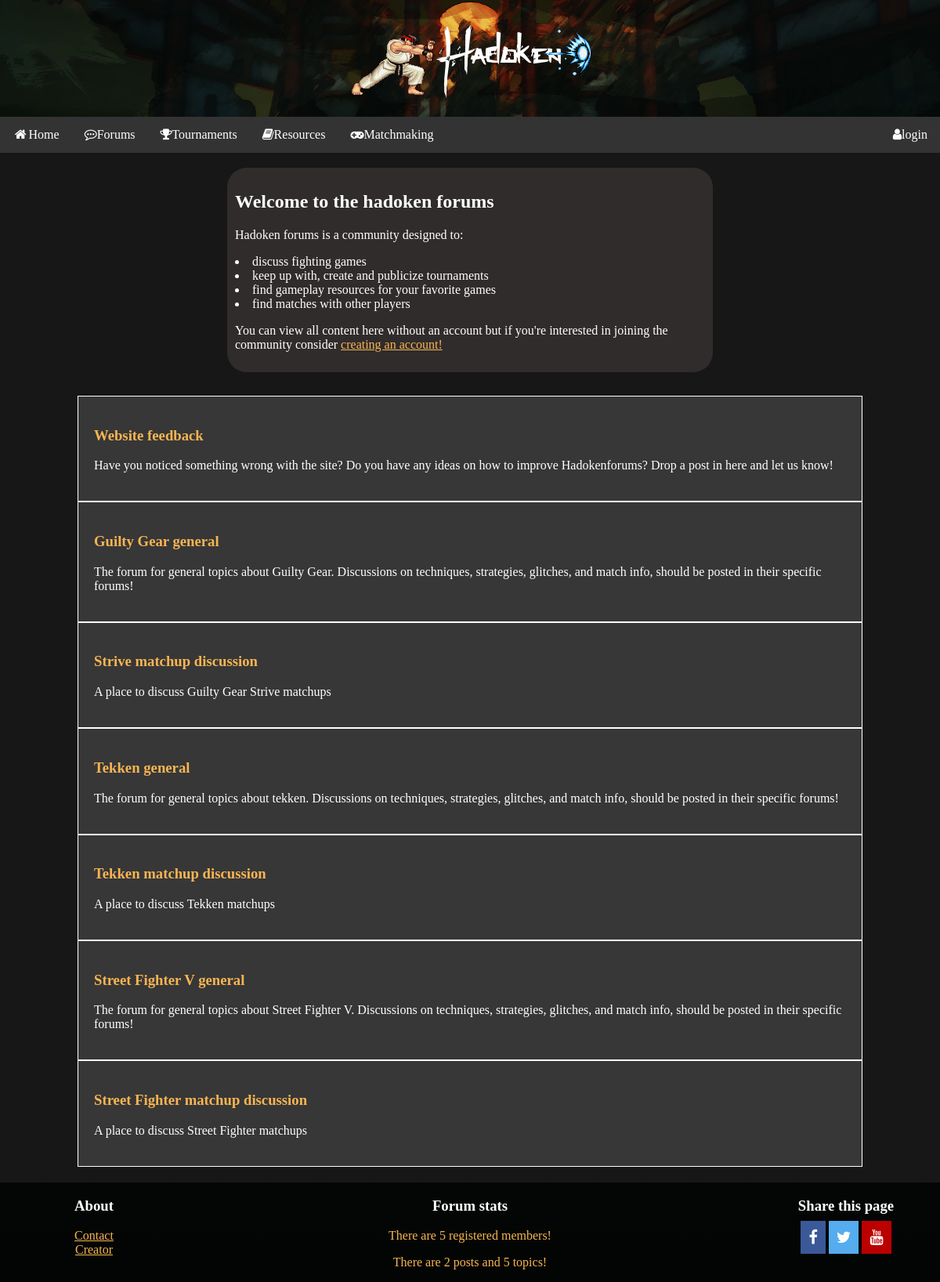
The app's page /forums/forums.php with its own data.
### tables this page shows
CREATE TABLE `category` (
  `Categoryid` int(11) NOT NULL,
  `title` varchar(255) DEFAULT NULL,
  `description` varchar(8000) DEFAULT NULL
);

### forums/forums.php (the view, shortened to what this page needs)
<html>
    <head>
        <link rel="stylesheet" href="../css/homestyle.css?t=<?php echo round(microtime(true)*1000);?>">
        <link rel="stylesheet" href="../css/forums.css?t=<?php echo round(microtime(true)*1000);?>">
        <link rel="stylesheet" href="https://cdnjs.cloudflare.com/ajax/libs/font-awesome/4.7.0/css/font-awesome.min.css">
    </head>
    <body>
    <?php
				$mydb = new mysqli(SERVER, UTENTE, PASSWORD, DATABASE);
				$query1 = "SELECT COUNT(Accountid) AS num_account FROM account";
				$risultato1 = $mydb->query($query1);
                $query2 = "SELECT Categoryid, title, description FROM category";
                $risultato2 = $mydb->query($query2);
                $querypost = "SELECT
                (SELECT count(Postid) FROM posts ) AS Count1,
                (SELECT count(Topicid) FROM topics ) AS Count2
              FROM posts, topics LIMIT 0,1";
                $risultatopost = $mydb->query($querypost);
			?>
    <div class="header">
        <img id="img" src="../img/hadokenlogo.png" value="PLAY"  onclick="play()">
    </div>
    <nav class="navbar">
        <ul>
            <li><a href="../index.php"><i class="fa fa-fw fa-home"></i>Home</a></li>
            <li><a href="forums.php"><i class="fa fa-commenting-o"></i>Forums</a></li>
            <li class="dropdown">
                <a href="javascript:void(0)" class="dropbtn"><i class="fa fa-trophy" ></i>Tournaments</a>
            </li>
            <li class="dropdown">
                <a href="javascript:void(0)" class="dropbtn"><i class="fa fa-book"></i>Resources</a>
            </li>
            <li class="dropdown">
                <a href="javascript:void(0)" class="dropbtn"><i class="fa fa-gamepad"></i>Matchmaking</a>
            </li>
            <?php
            if(isset($_SESSION["username"])){
                ?><li style="float:right"><a href='../account.php?id=<?php echo $_SESSION["username"]?>'><i class="fa fa-user"></i><?php echo $_SESSION["username"]?></a>
            <?php
            }else{
                ?><li style="float:right"><a onclick="document.getElementById('id01').style.display='block'" style="width:auto;"><i class="fa fa-user"></i>login</a>
                <?php
            }
            ?>
        </ul>
    </nav>
    <div class="bodyinner">
        <div class="welcome_text">
        <h2>Welcome to the hadoken forums</h2>
            <p>Hadoken forums is a community designed to: </p>
                <li>discuss fighting games</li><br>
                <li>keep up with, create and publicize tournaments</li><br>
                <li>find gameplay resources for your favorite games</li><br>
                <li>find matches with other players</li><br>
            <p>You can view all content here without an account but if you're interested in joining the community consider <a href="../register.php">creating an account!</a></p>
        </div>
        <?php
            if(!$risultato2)
            {
                echo 'The categories could not be displayed, please try again later.';
            }
            else
            {
                    while($row = $risultato2->fetch_assoc())
                    {
                        echo '<div id=category?=' . $row['Categoryid'] . ' class="category_summary">
                                <div class="category_info">
                                <div class="category_title">
                                    <h3><a href="category.php?id=' . $row['Categoryid'] . '">' . $row['title'] . '</a></h3>';
                                echo '</div>
                                <div class="category_description">
                                    <p>' . $row['description'] . '</p>';
                                echo '</div>
                                </div>
                                </div>
                            <div style="clear:both;"></div>';
                    }
                }
        ?>
    </div>
    <div class="footer">
        <div class="about">
            <H3>About</H3>
            <a href="">Contact</a><br>
            <a href="">Creator</a>
        </div>
        <div class="stats">
            <H3>Forum stats</H3>
            <?php
				while($row=$risultato1->fetch_assoc()){
					echo '<p>There are '.$row["num_account"].' registered members!</p>';
				}
			?>
            <?php
				while($row=$risultatopost->fetch_assoc()){
					echo '<p>There are '.$row["Count1"] .' posts and '.$row["Count2"] .' topics!</p>';
				}
			?>
        </div>
        <div class="share">
            <H3>Share this page</H3>
            <div class="icon-bar">
                <a href="https://www.facebook.com" class="facebook"><i class="fa fa-facebook"></i></a>
                <a href="https://twitter.com" class="twitter"><i class="fa fa-twitter"></i></a>
                <a href="https://www.youtube.com" class="youtube"><i class="fa fa-youtube"></i></a>
            </div>
        </div>
    </div>
    </body>
</html>

### css/homestyle.css (style rules this page uses)
body { margin: 0; background-image: linear-gradient(#0C1613,#030504); background-size: 100%; background-repeat: no-repeat; background-position: top; }
.bodyinner { background-color: #171717; padding-top: 4px; padding-bottom: 20px; }
.header { margin: 0; text-align: center; background-image: url("../img/Dojo.jpg"); background-size: 100% 100% ; background-repeat: no-repeat; }
ul { list-style-type: none; margin: 0; padding: 0; overflow: hidden; background-color: #333; }
.navbar { position: sticky; position: -webkit-sticky; text-align: center; top: 0; }
li { float: left; }
li a, .dropbtn { display: inline-block; color: white; text-align: center; padding: 14px 16px; text-decoration: none; }
li.dropdown { display: inline-block; }
.welcome_text { width: 50%; margin-left: auto; margin-right: auto; margin-top: 15px; margin-bottom: 5px; padding: 10px; background-color: #302c2c; color: white; border-radius: 25px; }
.welcome_text a { color: #F8B552; }
h3 { color: white; }
.footer { text-align: center; margin-top: 0%; margin-left: 0%; margin-right: 0%; color: #F8B552; }
.footer a { color: #F8B552; }
.about { float: left; width: 20%; }
.stats { float: left; width: 60%; }
.share { float: left; width: 20%; }
.youtube { background: #bb0000; color: white; }
.facebook { background: #3B5998; color: white; }
.twitter { background: #55ACEE; color: white; }
.icon-bar a { text-align: center; padding: 10px; transition: all 0.3s ease; color: white; font-size: 20px; }

### css/forums.css (style rules this page uses)
.welcome_text { margin-bottom: 30px; }
.category_summary { background-color: #373737; width: 80%; margin-left: auto; margin-right: auto; padding: 20px; border-width: 1px; border-color: white; border-collapse: collapse; border-style: solid; }
.category_summary a { color: #F8B552; text-decoration: none; }
.category_summary p { color: white; }

### records on screen
category: title "Website feedback", description "Have you noticed something wrong with the site? Do you have any ideas on how to improve Hadokenforums? Drop a post in here and let us know!"
category: title "Guilty Gear general", description "The forum for general topics about Guilty Gear. Discussions on techniques, strategies, glitches, and match info, should be posted in their specific forums!"
category: title "Strive matchup discussion", description "A place to discuss Guilty Gear Strive matchups"
category: title "Tekken general", description "The forum for general topics about tekken. Discussions on techniques, strategies, glitches, and match info, should be posted in their specific forums!"
category: title "Tekken matchup discussion", description "A place to discuss Tekken matchups"
category: title "Street Fighter V general", description "The forum for general topics about Street Fighter V. Discussions on techniques, strategies, glitches, and match info, should be posted in their specific forums!"
category: title "Street Fighter matchup discussion", description "A place to discuss Street Fighter matchups"

### other values on screen
$row["num_account"] "5"
$row["Count1"] "2"
$row["Count2"] "5"
